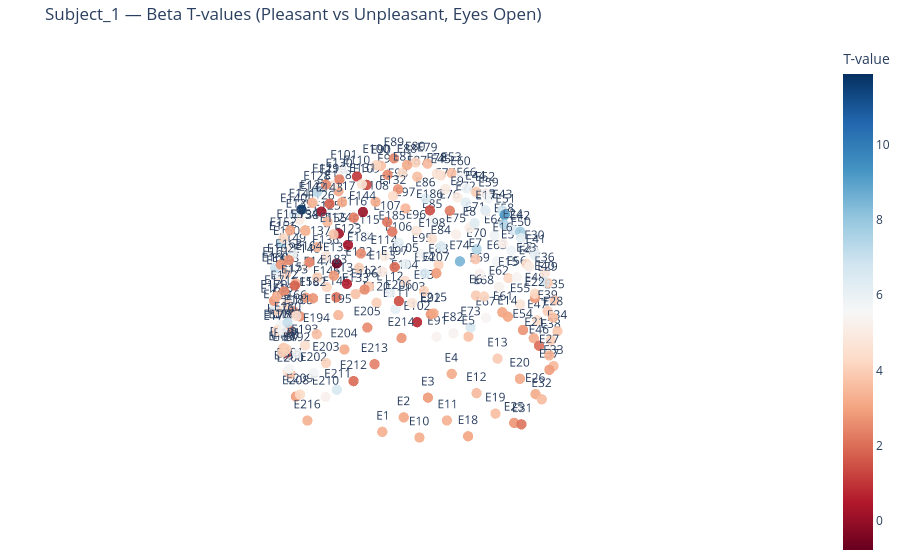
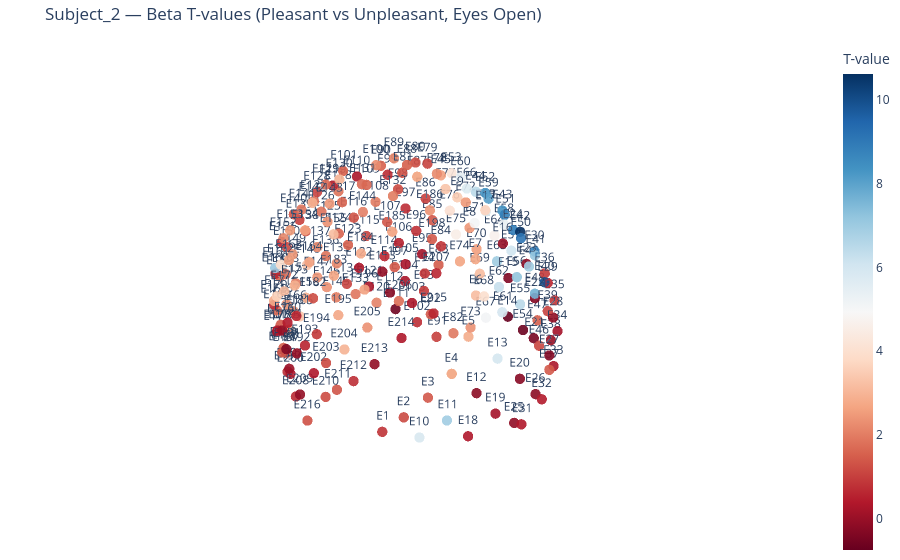
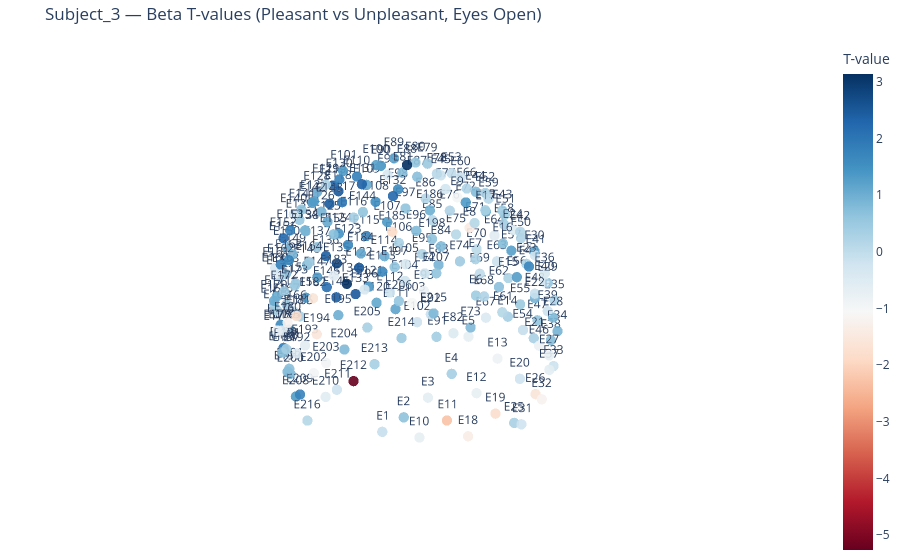
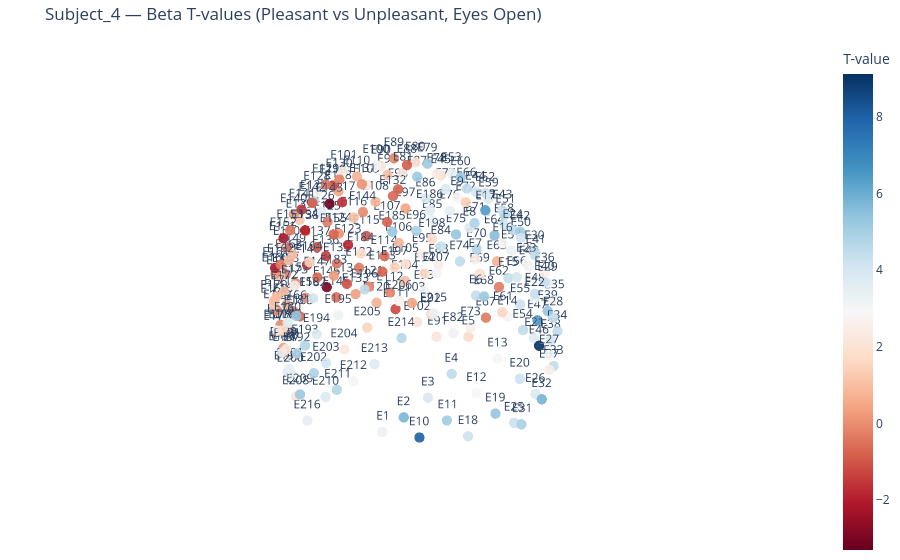

Source (notebook cell) for these figures, in order:
### Code cell
beta_band = (13, 30)
pleasant_odors = [2, 4]
unpleasant_odors = [1, 3]

def compute_beta_power(X, sfreq=250):
    n_channels = X.shape[1]
    n_trials = X.shape[2]
    power = np.zeros((n_channels, n_trials))
    for i in range(n_trials):
        for ch in range(n_channels):
            f, psd = welch(X[:, ch, i], fs=sfreq, nperseg=128)
            mask = (f >= beta_band[0]) & (f <= beta_band[1])
            power[ch, i] = np.mean(psd[mask])
    return power

def get_channel_positions(info):
    xyz = np.array([ch['loc'][:3] for ch in info['chs']])
    labels = [ch['ch_name'] for ch in info['chs']]
    return xyz, labels

def plot_3d_scalp_map(values, info, title="3D Scalp Map"):
    xyz, labels = get_channel_positions(info)
    fig = go.Figure(data=[
        go.Scatter3d(
            x=xyz[:, 0], y=xyz[:, 1], z=xyz[:, 2],
            mode='markers+text',
            marker=dict(
                size=6,
                color=values,
                colorscale='RdBu',
                colorbar=dict(title='T-value'),
                showscale=True,
                opacity=0.9
            ),
            text=labels,
            hoverinfo='text'
        )
    ])
    fig.update_layout(
        scene=dict(
            xaxis=dict(visible=False),
            yaxis=dict(visible=False),
            zaxis=dict(visible=False),
            aspectmode='data'
        ),
        title=title,
        margin=dict(l=0, r=0, t=40, b=0)
    )
    fig.show()


for subject in eeg_cleaned_dataset:
    data = eeg_cleaned_dataset[subject]['eyes_open']

    pleasant = [data[f'odor_{i}'] for i in pleasant_odors if f'odor_{i}' in data]
    unpleasant = [data[f'odor_{i}'] for i in unpleasant_odors if f'odor_{i}' in data]
    if not pleasant or not unpleasant:
        continue

    X_pleasant = np.concatenate(pleasant, axis=2)
    X_unpleasant = np.concatenate(unpleasant, axis=2)

    power_pleasant = compute_beta_power(X_pleasant)
    power_unpleasant = compute_beta_power(X_unpleasant)

    t_vals, p_vals = stats.ttest_ind(power_pleasant, power_unpleasant, axis=1, equal_var=False)

    plot_3d_scalp_map(t_vals, info, title=f"{subject} — Beta T-values (Pleasant vs Unpleasant, Eyes Open)")

### Figure 1 — Plotly figure (JSON) as saved in the notebook; plotly's stock layout.template omitted (floating-point values rounded to 4 significant figures; data arrays with more than 128 entries replaced by an {"elided": "..."} marker saying what was removed)
{"data": [{"hoverinfo": "text", "marker": {"color": {"elided": "216 float values"}, "colorbar": {"title": {"text": "T-value"}}, "colorscale": [[0, "rgb(103,0,31)"], [0.1, "rgb(178,24,43)"], [0.2, "rgb(214,96,77)"], [0.3, "rgb(244,165,130)"], [0.4, "rgb(253,219,199)"], [0.5, "rgb(247,247,247)"], [0.6, "rgb(209,229,240)"], [0.7, "rgb(146,197,222)"], [0.8, "rgb(67,147,195)"], [0.9, "rgb(33,102,172)"], [1, "rgb(5,48,97)"]], "opacity": 0.9, "showscale": true, "size": 6}, "mode": "markers+text", "text": {"elided": "216 str values"}, "type": "scatter3d", "x": {"elided": "216 float values"}, "y": {"elided": "216 float values"}, "z": {"elided": "216 float values"}}], "layout": {"margin": {"b": 0, "l": 0, "r": 0, "t": 40}, "scene": {"aspectmode": "data", "xaxis": {"visible": false}, "yaxis": {"visible": false}, "zaxis": {"visible": false}}, "title": {"text": "Subject_1 — Beta T-values (Pleasant vs Unpleasant, Eyes Open)"}}}

### Figure 2 — Plotly figure (JSON) as saved in the notebook; plotly's stock layout.template omitted (floating-point values rounded to 4 significant figures; data arrays with more than 128 entries replaced by an {"elided": "..."} marker saying what was removed)
{"data": [{"hoverinfo": "text", "marker": {"color": {"elided": "216 float values"}, "colorbar": {"title": {"text": "T-value"}}, "colorscale": [[0, "rgb(103,0,31)"], [0.1, "rgb(178,24,43)"], [0.2, "rgb(214,96,77)"], [0.3, "rgb(244,165,130)"], [0.4, "rgb(253,219,199)"], [0.5, "rgb(247,247,247)"], [0.6, "rgb(209,229,240)"], [0.7, "rgb(146,197,222)"], [0.8, "rgb(67,147,195)"], [0.9, "rgb(33,102,172)"], [1, "rgb(5,48,97)"]], "opacity": 0.9, "showscale": true, "size": 6}, "mode": "markers+text", "text": {"elided": "216 str values"}, "type": "scatter3d", "x": {"elided": "216 float values"}, "y": {"elided": "216 float values"}, "z": {"elided": "216 float values"}}], "layout": {"margin": {"b": 0, "l": 0, "r": 0, "t": 40}, "scene": {"aspectmode": "data", "xaxis": {"visible": false}, "yaxis": {"visible": false}, "zaxis": {"visible": false}}, "title": {"text": "Subject_2 — Beta T-values (Pleasant vs Unpleasant, Eyes Open)"}}}

### Figure 3 — Plotly figure (JSON) as saved in the notebook; plotly's stock layout.template omitted (floating-point values rounded to 4 significant figures; data arrays with more than 128 entries replaced by an {"elided": "..."} marker saying what was removed)
{"data": [{"hoverinfo": "text", "marker": {"color": {"elided": "216 float values"}, "colorbar": {"title": {"text": "T-value"}}, "colorscale": [[0, "rgb(103,0,31)"], [0.1, "rgb(178,24,43)"], [0.2, "rgb(214,96,77)"], [0.3, "rgb(244,165,130)"], [0.4, "rgb(253,219,199)"], [0.5, "rgb(247,247,247)"], [0.6, "rgb(209,229,240)"], [0.7, "rgb(146,197,222)"], [0.8, "rgb(67,147,195)"], [0.9, "rgb(33,102,172)"], [1, "rgb(5,48,97)"]], "opacity": 0.9, "showscale": true, "size": 6}, "mode": "markers+text", "text": {"elided": "216 str values"}, "type": "scatter3d", "x": {"elided": "216 float values"}, "y": {"elided": "216 float values"}, "z": {"elided": "216 float values"}}], "layout": {"margin": {"b": 0, "l": 0, "r": 0, "t": 40}, "scene": {"aspectmode": "data", "xaxis": {"visible": false}, "yaxis": {"visible": false}, "zaxis": {"visible": false}}, "title": {"text": "Subject_3 — Beta T-values (Pleasant vs Unpleasant, Eyes Open)"}}}

### Figure 4 — Plotly figure (JSON) as saved in the notebook; plotly's stock layout.template omitted (floating-point values rounded to 4 significant figures; data arrays with more than 128 entries replaced by an {"elided": "..."} marker saying what was removed)
{"data": [{"hoverinfo": "text", "marker": {"color": {"elided": "216 float values"}, "colorbar": {"title": {"text": "T-value"}}, "colorscale": [[0, "rgb(103,0,31)"], [0.1, "rgb(178,24,43)"], [0.2, "rgb(214,96,77)"], [0.3, "rgb(244,165,130)"], [0.4, "rgb(253,219,199)"], [0.5, "rgb(247,247,247)"], [0.6, "rgb(209,229,240)"], [0.7, "rgb(146,197,222)"], [0.8, "rgb(67,147,195)"], [0.9, "rgb(33,102,172)"], [1, "rgb(5,48,97)"]], "opacity": 0.9, "showscale": true, "size": 6}, "mode": "markers+text", "text": {"elided": "216 str values"}, "type": "scatter3d", "x": {"elided": "216 float values"}, "y": {"elided": "216 float values"}, "z": {"elided": "216 float values"}}], "layout": {"margin": {"b": 0, "l": 0, "r": 0, "t": 40}, "scene": {"aspectmode": "data", "xaxis": {"visible": false}, "yaxis": {"visible": false}, "zaxis": {"visible": false}}, "title": {"text": "Subject_4 — Beta T-values (Pleasant vs Unpleasant, Eyes Open)"}}}
